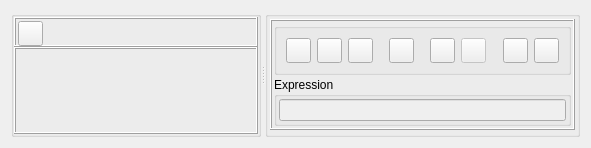
           <widget class="QWidget" name="hdrsEditTab">
            <property name="autoFillBackground">
             <bool>true</bool>
            </property>
            <attribute name="title">
             <string>Change</string>
            </attribute>
            <layout class="QVBoxLayout" name="verticalLayout_25">
             <item>
              <widget class="QSplitter" name="splitter_3">
               <property name="orientation">
                <enum>Qt::Horizontal</enum>
               </property>
               <widget class="QGroupBox" name="HeBox">
                <property name="minimumSize">
                 <size>
                  <width>250</width>
                  <height>0</height>
                 </size>
                </property>
                <property name="maximumSize">
                 <size>
                  <width>350</width>
                  <height>16777215</height>
                 </size>
                </property>
                <property name="title">
                 <string/>
                </property>
                <layout class="QVBoxLayout" name="verticalLayout_24">
                 <property name="spacing">
                  <number>0</number>
                 </property>
                 <property name="leftMargin">
                  <number>0</number>
                 </property>
                 <property name="topMargin">
                  <number>0</number>
                 </property>
                 <property name="rightMargin">
                  <number>0</number>
                 </property>
                 <property name="bottomMargin">
                  <number>0</number>
                 </property>
                 <item>
                  <widget class="QFrame" name="frame_7">
                   <property name="sizePolicy">
                    <sizepolicy hsizetype="Preferred" vsizetype="Fixed">
                     <horstretch>0</horstretch>
                     <verstretch>0</verstretch>
                    </sizepolicy>
                   </property>
                   <property name="minimumSize">
                    <size>
                     <width>0</width>
                     <height>30</height>
                    </size>
                   </property>
                   <property name="maximumSize">
                    <size>
                     <width>16777215</width>
                     <height>30</height>
                    </size>
                   </property>
                   <property name="frameShape">
                    <enum>QFrame::Box</enum>
                   </property>
                   <property name="frameShadow">
                    <enum>QFrame::Raised</enum>
                   </property>
                   <layout class="QHBoxLayout" name="horizontalLayout_17">
                    <property name="spacing">
                     <number>2</number>
                    </property>
                    <property name="leftMargin">
                     <number>2</number>
                    </property>
                    <property name="topMargin">
                     <number>2</number>
                    </property>
                    <property name="rightMargin">
                     <number>2</number>
                    </property>
                    <property name="bottomMargin">
                     <number>2</number>
                    </property>
                    <item>
                     <widget class="QPushButton" name="btnCkNonE">
                      <property name="sizePolicy">
                       <sizepolicy hsizetype="Fixed" vsizetype="Fixed">
                        <horstretch>0</horstretch>
                        <verstretch>0</verstretch>
                       </sizepolicy>
                      </property>
                      <property name="minimumSize">
                       <size>
                        <width>25</width>
                        <height>25</height>
                       </size>
                      </property>
                      <property name="maximumSize">
                       <size>
                        <width>25</width>
                        <height>25</height>
                       </size>
                      </property>
                      <property name="toolTip">
                       <string>Uncheck All</string>
                      </property>
                      <property name="text">
                       <string/>
                      </property>
                      <property name="icon">
                       <iconset resource="myrc.qrc">
                        <normaloff>:/images/ChkNon.png</normaloff>:/images/ChkNon.png</iconset>
                      </property>
                     </widget>
                    </item>
                    <item>
                     <spacer name="horizontalSpacer_16">
                      <property name="orientation">
                       <enum>Qt::Horizontal</enum>
                      </property>
                      <property name="sizeHint" stdset="0">
                       <size>
                        <width>111</width>
                        <height>19</height>
                       </size>
                      </property>
                     </spacer>
                    </item>
                   </layout>
                  </widget>
                 </item>
                 <item>
                  <widget class="QFrame" name="hdrElstCkFrame">
                   <property name="frameShape">
                    <enum>QFrame::Box</enum>
                   </property>
                   <property name="frameShadow">
                    <enum>QFrame::Raised</enum>
                   </property>
                  </widget>
                 </item>
                </layout>
               </widget>
               <widget class="QGroupBox" name="groupBox_12">
                <property name="title">
                 <string/>
                </property>
                <layout class="QVBoxLayout" name="verticalLayout_22">
                 <property name="spacing">
                  <number>2</number>
                 </property>
                 <property name="leftMargin">
                  <number>2</number>
                 </property>
                 <property name="topMargin">
                  <number>2</number>
                 </property>
                 <property name="rightMargin">
                  <number>2</number>
                 </property>
                 <property name="bottomMargin">
                  <number>2</number>
                 </property>
                 <item>
                  <widget class="QFrame" name="frame_6">
                   <property name="sizePolicy">
                    <sizepolicy hsizetype="Preferred" vsizetype="Fixed">
                     <horstretch>0</horstretch>
                     <verstretch>0</verstretch>
                    </sizepolicy>
                   </property>
                   <property name="minimumSize">
                    <size>
                     <width>0</width>
                     <height>30</height>
                    </size>
                   </property>
                   <property name="frameShape">
                    <enum>QFrame::Box</enum>
                   </property>
                   <property name="frameShadow">
                    <enum>QFrame::Raised</enum>
                   </property>
                   <layout class="QVBoxLayout" name="verticalLayout_23">
                    <property name="spacing">
                     <number>2</number>
                    </property>
                    <property name="leftMargin">
                     <number>2</number>
                    </property>
                    <property name="topMargin">
                     <number>2</number>
                    </property>
                    <property name="rightMargin">
                     <number>2</number>
                    </property>
                    <property name="bottomMargin">
                     <number>2</number>
                    </property>
                    <item>
                     <widget class="QGroupBox" name="EcBox">
                      <property name="title">
                       <string/>
                      </property>
                      <layout class="QHBoxLayout" name="horizontalLayout_15">
                       <item>
                        <widget class="QPushButton" name="btnHexp">
                         <property name="sizePolicy">
                          <sizepolicy hsizetype="Fixed" vsizetype="Fixed">
                           <horstretch>0</horstretch>
                           <verstretch>0</verstretch>
                          </sizepolicy>
                         </property>
                         <property name="minimumSize">
                          <size>
                           <width>25</width>
                           <height>25</height>
                          </size>
                         </property>
                         <property name="maximumSize">
                          <size>
                           <width>25</width>
                           <height>25</height>
                          </size>
                         </property>
                         <property name="text">
                          <string/>
                         </property>
                         <property name="icon">
                          <iconset resource="myrc.qrc">
                           <normaloff>:/images/Hexp.png</normaloff>:/images/Hexp.png</iconset>
                         </property>
                        </widget>
                       </item>
                       <item>
                        <widget class="QPushButton" name="btnNexp">
                         <property name="sizePolicy">
                          <sizepolicy hsizetype="Fixed" vsizetype="Fixed">
                           <horstretch>0</horstretch>
                           <verstretch>0</verstretch>
                          </sizepolicy>
                         </property>
                         <property name="minimumSize">
                          <size>
                           <width>25</width>
                           <height>25</height>
                          </size>
                         </property>
                         <property name="maximumSize">
                          <size>
                           <width>25</width>
                           <height>25</height>
                          </size>
                         </property>
                         <property name="text">
                          <string/>
                         </property>
                         <property name="icon">
                          <iconset resource="myrc.qrc">
                           <normaloff>:/images/Nexp.png</normaloff>:/images/Nexp.png</iconset>
                         </property>
                        </widget>
                       </item>
                       <item>
                        <widget class="QPushButton" name="btnLexp">
                         <property name="sizePolicy">
                          <sizepolicy hsizetype="Fixed" vsizetype="Fixed">
                           <horstretch>0</horstretch>
                           <verstretch>0</verstretch>
                          </sizepolicy>
                         </property>
                         <property name="minimumSize">
                          <size>
                           <width>25</width>
                           <height>25</height>
                          </size>
                         </property>
                         <property name="maximumSize">
                          <size>
                           <width>25</width>
                           <height>25</height>
                          </size>
                         </property>
                         <property name="text">
                          <string/>
                         </property>
                         <property name="icon">
                          <iconset resource="myrc.qrc">
                           <normaloff>:/images/Lexp.png</normaloff>:/images/Lexp.png</iconset>
                         </property>
                        </widget>
                       </item>
                       <item>
                        <spacer name="horizontalSpacer_12">
                         <property name="orientation">
                          <enum>Qt::Horizontal</enum>
                         </property>
                         <property name="sizeType">
                          <enum>QSizePolicy::Fixed</enum>
                         </property>
                         <property name="sizeHint" stdset="0">
                          <size>
                           <width>10</width>
                           <height>20</height>
                          </size>
                         </property>
                        </spacer>
                       </item>
                       <item>
                        <widget class="QPushButton" name="btnClrExp">
                         <property name="sizePolicy">
                          <sizepolicy hsizetype="Fixed" vsizetype="Fixed">
                           <horstretch>0</horstretch>
                           <verstretch>0</verstretch>
                          </sizepolicy>
                         </property>
                         <property name="minimumSize">
                          <size>
                           <width>25</width>
                           <height>25</height>
                          </size>
                         </property>
                         <property name="maximumSize">
                          <size>
                           <width>25</width>
                           <height>25</height>
                          </size>
                         </property>
                         <property name="text">
                          <string/>
                         </property>
                         <property name="icon">
                          <iconset resource="myrc.qrc">
                           <normaloff>:/images/delete_item.png</normaloff>:/images/delete_item.png</iconset>
                         </property>
                        </widget>
                       </item>
                       <item>
                        <spacer name="horizontalSpacer_14">
                         <property name="orientation">
                          <enum>Qt::Horizontal</enum>
                         </property>
                         <property name="sizeType">
                          <enum>QSizePolicy::Fixed</enum>
                         </property>
                         <property name="sizeHint" stdset="0">
                          <size>
                           <width>10</width>
                           <height>20</height>
                          </size>
                         </property>
                        </spacer>
                       </item>
                       <item>
                        <widget class="QPushButton" name="btnUpdE">
                         <property name="enabled">
                          <bool>true</bool>
                         </property>
                         <property name="sizePolicy">
                          <sizepolicy hsizetype="Fixed" vsizetype="Fixed">
                           <horstretch>0</horstretch>
                           <verstretch>0</verstretch>
                          </sizepolicy>
                         </property>
                         <property name="minimumSize">
                          <size>
                           <width>25</width>
                           <height>25</height>
                          </size>
                         </property>
                         <property name="maximumSize">
                          <size>
                           <width>25</width>
                           <height>25</height>
                          </size>
                         </property>
                         <property name="text">
                          <string/>
                         </property>
                         <property name="icon">
                          <iconset resource="myrc.qrc">
                           <normaloff>:/images/FileSave.png</normaloff>:/images/FileSave.png</iconset>
                         </property>
                        </widget>
                       </item>
                       <item>
                        <widget class="QPushButton" name="btnUndE">
                         <property name="enabled">
                          <bool>false</bool>
                         </property>
                         <property name="sizePolicy">
                          <sizepolicy hsizetype="Fixed" vsizetype="Fixed">
                           <horstretch>0</horstretch>
                           <verstretch>0</verstretch>
                          </sizepolicy>
                         </property>
                         <property name="minimumSize">
                          <size>
                           <width>25</width>
                           <height>25</height>
                          </size>
                         </property>
                         <property name="maximumSize">
                          <size>
                           <width>25</width>
                           <height>25</height>
                          </size>
                         </property>
                         <property name="text">
                          <string/>
                         </property>
                         <property name="icon">
                          <iconset resource="myrc.qrc">
                           <normaloff>:/images/Reset.png</normaloff>:/images/Reset.png</iconset>
                         </property>
                        </widget>
                       </item>
                       <item>
                        <spacer name="horizontalSpacer_13">
                         <property name="orientation">
                          <enum>Qt::Horizontal</enum>
                         </property>
                         <property name="sizeType">
                          <enum>QSizePolicy::Expanding</enum>
                         </property>
                         <property name="sizeHint" stdset="0">
                          <size>
                           <width>115</width>
                           <height>20</height>
                          </size>
                         </property>
                        </spacer>
                       </item>
                       <item>
                        <widget class="QPushButton" name="btnLastTr_2">
                         <property name="sizePolicy">
                          <sizepolicy hsizetype="Fixed" vsizetype="Fixed">
                           <horstretch>0</horstretch>
                           <verstretch>0</verstretch>
                          </sizepolicy>
                         </property>
                         <property name="minimumSize">
                          <size>
                           <width>25</width>
                           <height>25</height>
                          </size>
                         </property>
                         <property name="maximumSize">
                          <size>
                           <width>25</width>
                           <height>25</height>
                          </size>
                         </property>
                         <property name="text">
                          <string/>
                         </property>
                         <property name="icon">
                          <iconset resource="myrc.qrc">
                           <normaloff>:/images/GoBottom.png</normaloff>:/images/GoBottom.png</iconset>
                         </property>
                        </widget>
                       </item>
                       <item>
                        <widget class="QPushButton" name="btnFirstTr_2">
                         <property name="sizePolicy">
                          <sizepolicy hsizetype="Fixed" vsizetype="Fixed">
                           <horstretch>0</horstretch>
                           <verstretch>0</verstretch>
                          </sizepolicy>
                         </property>
                         <property name="minimumSize">
                          <size>
                           <width>25</width>
                           <height>25</height>
                          </size>
                         </property>
                         <property name="maximumSize">
                          <size>
                           <width>25</width>
                           <height>25</height>
                          </size>
                         </property>
                         <property name="text">
                          <string/>
                         </property>
                         <property name="icon">
                          <iconset resource="myrc.qrc">
                           <normaloff>:/images/GoTop.png</normaloff>:/images/GoTop.png</iconset>
                         </property>
                        </widget>
                       </item>
                      </layout>
                     </widget>
                    </item>
                    <item>
                     <widget class="QGroupBox" name="groupBox_14">
                      <property name="title">
                       <string>Expression</string>
                      </property>
                      <layout class="QHBoxLayout" name="horizontalLayout_16">
                       <property name="spacing">
                        <number>2</number>
                       </property>
                       <property name="leftMargin">
                        <number>2</number>
                       </property>
                       <property name="topMargin">
                        <number>2</number>
                       </property>
                       <property name="rightMargin">
                        <number>2</number>
                       </property>
                       <property name="bottomMargin">
                        <number>2</number>
                       </property>
                       <item>
                        <widget class="QLineEdit" name="edExpr">
                         <property name="enabled">
                          <bool>false</bool>
                         </property>
                        </widget>
                       </item>
                      </layout>
                     </widget>
                    </item>
                   </layout>
                  </widget>
                 </item>
                 <item>
                  <widget class="QFrame" name="hdrElstDtFrame">
                   <property name="enabled">
                    <bool>true</bool>
                   </property>
                   <property name="frameShape">
                    <enum>QFrame::Box</enum>
                   </property>
                   <property name="frameShadow">
                    <enum>QFrame::Raised</enum>
                   </property>
                  </widget>
                 </item>
                </layout>
               </widget>
              </widget>
             </item>
            </layout>
           </widget>
